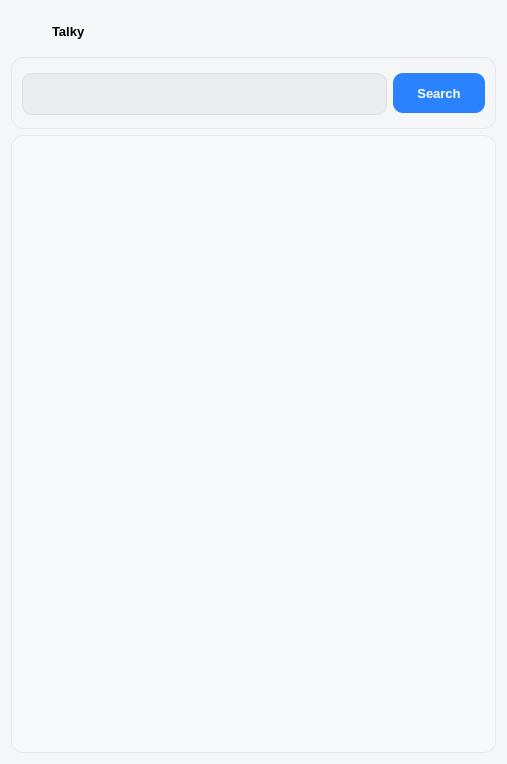
<?xml version="1.0" encoding="UTF-8"?>
<ui version="4.0">
 <class>SearchFriendClass</class>
 <widget class="QWidget" name="SearchFriendClass">
  <property name="geometry">
   <rect>
    <x>0</x>
    <y>0</y>
    <width>507</width>
    <height>764</height>
   </rect>
  </property>
  <property name="minimumSize">
   <size>
    <width>420</width>
    <height>560</height>
   </size>
  </property>
  <property name="windowTitle">
   <string>SearchFriend</string>
  </property>
  <property name="styleSheet">
   <string notr="true">/* ======================
   SearchFriend 整体
   ====================== */
QWidget#SearchFriendClass {
    background: #F5F6F7;
    color: #222222;
    font-family: &quot;Microsoft YaHei&quot;;
}

/* ======================
   顶部栏
   ====================== */
QWidget#titleBar {
    background: transparent;
}

QLabel#titleLabel {
    background: transparent;
    color: #222222;
}

QToolButton#closeButton {
    background: transparent;
    border: none;
    border-radius: 8px;
    color: #333333;
}

QToolButton#closeButton:hover {
    background: rgba(0,0,0,0.06);
}

QToolButton#closeButton:pressed {
    background: rgba(0,0,0,0.10);
}

/* ======================
   搜索区
   ====================== */
QWidget#searchCard {
    border: 1px solid #E6E8EB;
    border-radius: 12px;
}

QLineEdit#searchEdit {
    background: #EBECF0;
    border: 1px solid #D9DEE5;
    border-radius: 10px;
    padding: 0 12px;
    color: #222222;
    min-height: 40px;
}

QLineEdit#searchEdit:focus {
    background: #FFFFFF;
    border: 1px solid rgba(42,130,255,0.55);
}

QPushButton#searchButton {
    background: #2A82FF;
    color: white;
    border: none;
    border-radius: 10px;
    min-width: 92px;
    max-width: 92px;
    min-height: 40px;
    max-height: 40px;
    font-weight: 600;
}

QPushButton#searchButton:hover {
    background: #2275E6;
}

QPushButton#searchButton:pressed {
    background: #1B62C7;
}

/* ======================
   结果列表：自己承担容器效果
   ====================== */
QListWidget#friendList {
    background: #F7F8FA;
    border: 1px solid #E6E8EB;
    border-radius: 12px;
    outline: none;
    padding: 8px;
}

QListWidget#friendList::item {
    border: none;
    background: transparent;
    padding: 4px 0px;
    margin: 2px 0px;
}

QListWidget#friendList::item:hover {
    background: transparent;
}

QListWidget#friendList::item:selected {
    background: transparent;
}

/* viewport */
QListWidget#friendList QAbstractScrollArea::viewport {
    background: transparent;
    border-radius: 12px;
}
</string>
  </property>
  <layout class="QVBoxLayout" name="verticalLayout">
   <item>
    <widget class="QWidget" name="titleBar" native="true">
     <property name="minimumSize">
      <size>
       <width>0</width>
       <height>40</height>
      </size>
     </property>
     <property name="maximumSize">
      <size>
       <width>16777215</width>
       <height>40</height>
      </size>
     </property>
     <layout class="QHBoxLayout" name="horizontalLayout">
      <item>
       <widget class="QLabel" name="titleLabel">
        <property name="minimumSize">
         <size>
          <width>24</width>
          <height>24</height>
         </size>
        </property>
        <property name="maximumSize">
         <size>
          <width>24</width>
          <height>24</height>
         </size>
        </property>
        <property name="text">
         <string/>
        </property>
        <property name="pixmap">
         <pixmap resource="../TalkyClient.qrc">:/imgs/pig.svg</pixmap>
        </property>
        <property name="scaledContents">
         <bool>true</bool>
        </property>
       </widget>
      </item>
      <item>
       <widget class="QLabel" name="label">
        <property name="font">
         <font>
          <family>Microsoft YaHei UI</family>
          <pointsize>10</pointsize>
          <weight>75</weight>
          <bold>true</bold>
         </font>
        </property>
        <property name="text">
         <string>Talky</string>
        </property>
       </widget>
      </item>
      <item>
       <spacer name="horizontalSpacer">
        <property name="orientation">
         <enum>Qt::Horizontal</enum>
        </property>
        <property name="sizeHint" stdset="0">
         <size>
          <width>40</width>
          <height>20</height>
         </size>
        </property>
       </spacer>
      </item>
      <item>
       <widget class="QToolButton" name="closeButton">
        <property name="minimumSize">
         <size>
          <width>0</width>
          <height>0</height>
         </size>
        </property>
        <property name="maximumSize">
         <size>
          <width>16777215</width>
          <height>16777215</height>
         </size>
        </property>
        <property name="font">
         <font>
          <pointsize>-1</pointsize>
          <weight>50</weight>
          <bold>false</bold>
         </font>
        </property>
        <property name="text">
         <string/>
        </property>
        <property name="icon">
         <iconset resource="../TalkyClient.qrc">
          <normaloff>:/imgs/close2.svg</normaloff>:/imgs/close2.svg</iconset>
        </property>
        <property name="iconSize">
         <size>
          <width>20</width>
          <height>20</height>
         </size>
        </property>
        <property name="autoRaise">
         <bool>false</bool>
        </property>
       </widget>
      </item>
     </layout>
    </widget>
   </item>
   <item>
    <widget class="QWidget" name="searchCard" native="true">
     <property name="minimumSize">
      <size>
       <width>0</width>
       <height>72</height>
      </size>
     </property>
     <property name="maximumSize">
      <size>
       <width>16777215</width>
       <height>72</height>
      </size>
     </property>
     <layout class="QHBoxLayout" name="horizontalLayout_2">
      <item>
       <widget class="QLineEdit" name="searchEdit">
        <property name="minimumSize">
         <size>
          <width>0</width>
          <height>42</height>
         </size>
        </property>
        <property name="maximumSize">
         <size>
          <width>16777215</width>
          <height>40</height>
         </size>
        </property>
        <property name="font">
         <font>
          <pointsize>12</pointsize>
         </font>
        </property>
        <property name="text">
         <string/>
        </property>
       </widget>
      </item>
      <item>
       <widget class="QPushButton" name="searchButton">
        <property name="minimumSize">
         <size>
          <width>92</width>
          <height>40</height>
         </size>
        </property>
        <property name="maximumSize">
         <size>
          <width>92</width>
          <height>40</height>
         </size>
        </property>
        <property name="font">
         <font>
          <family>Microsoft YaHei UI</family>
          <pointsize>10</pointsize>
          <weight>75</weight>
          <bold>true</bold>
         </font>
        </property>
        <property name="text">
         <string>Search</string>
        </property>
       </widget>
      </item>
     </layout>
    </widget>
   </item>
   <item>
    <widget class="QListWidget" name="friendList"/>
   </item>
  </layout>
 </widget>
 <layoutdefault spacing="6" margin="11"/>
 <resources>
  <include location="../TalkyClient.qrc"/>
 </resources>
 <connections/>
</ui>
